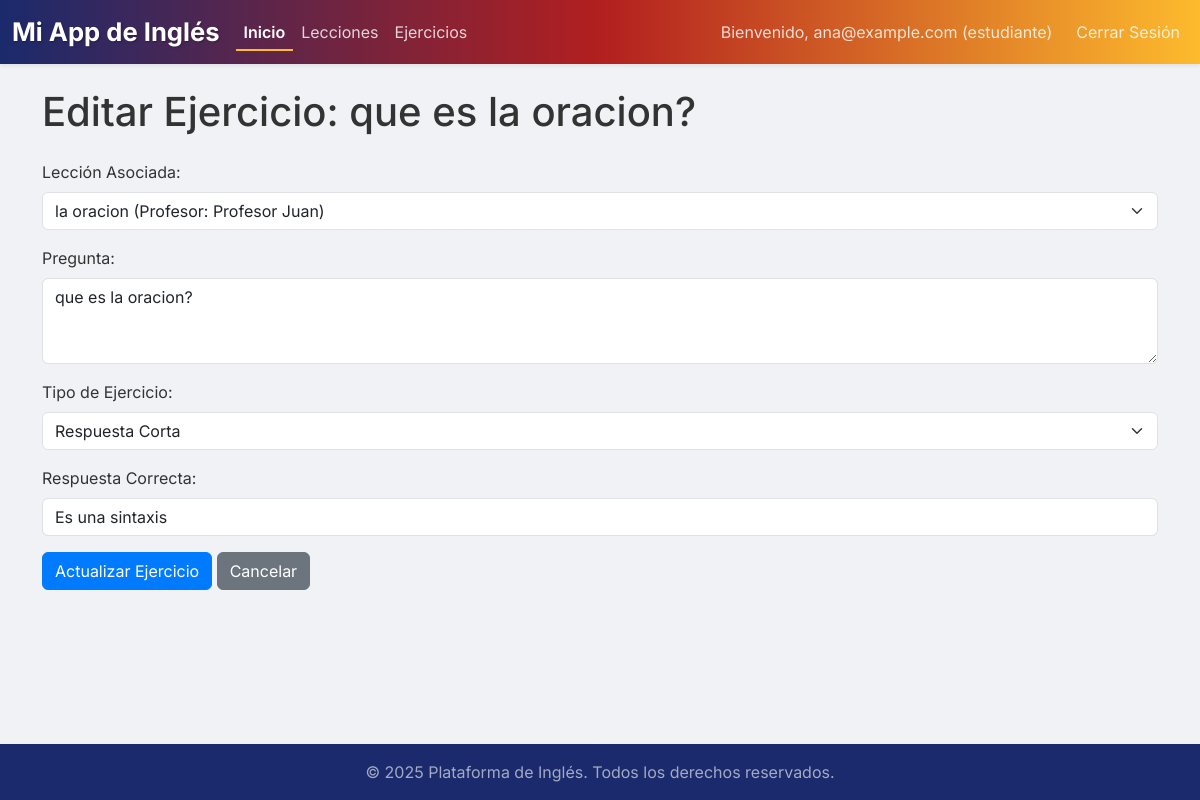
/editar_ejercicio_web/1 (signed in), run on the app's committed database.
### app.py (models this page shows, shortened)
class BaseModel(db.Model):
    __abstract__ = True # Indica que esta clase es abstracta y no se mapeará a una tabla
    @classmethod
    def get_all(cls):
        return cls.query.all()

class Ejercicio(BaseModel):
    __tablename__ = 'ejercicios'
    id_ejercicio = db.Column(db.Integer, primary_key=True)
    id_leccion = db.Column(db.Integer, db.ForeignKey('lecciones.id_leccion', ondelete='CASCADE'), nullable=False)
    pregunta = db.Column(db.Text, nullable=False)
    tipo = db.Column(db.String(50), nullable=False) # Ej: 'multiple_choice', 'fill_in_the_blank', 'short_answer'
    opciones = db.Column(db.Text, nullable=True) # Para opciones, separadas por coma si es multiple_choice
    respuesta = db.Column(db.Text, nullable=False)

class Leccion(BaseModel):
    __tablename__ = 'lecciones'
    id_leccion = db.Column(db.Integer, primary_key=True)
    id_profesor = db.Column(db.Integer, db.ForeignKey('profesores.id_profesor', ondelete='CASCADE'), nullable=False)
    titulo = db.Column(db.String(200), nullable=False)
    contenido = db.Column(db.Text, nullable=False)
    video = db.Column(db.String(255), nullable=True) # URL de video
    id_nivel = db.Column(db.Integer, db.ForeignKey('niveles.id_nivel', ondelete='SET NULL'), nullable=True)
    ejercicios = db.relationship('Ejercicio', backref='leccion', lazy=True, cascade="all, delete-orphan")

### app.py (the view, shortened to what this page needs)
@app.route('/editar_ejercicio_web/<int:id_ejercicio>', methods=['GET', 'POST'])
@login_required
def editar_ejercicio_web(id_ejercicio):
    ejercicio = Ejercicio.query.get_or_404(id_ejercicio)
    lecciones_disponibles = Leccion.get_all()
    return render_template('editar_ejercicio.html', ejercicio=ejercicio, lecciones_disponibles=lecciones_disponibles)

### app.py (called while the page is built)
def login_required(f):
    @wraps(f)
    def decorated_function(*args, **kwargs):
        if 'user_id' not in session:
            flash('Necesitas iniciar sesión para acceder a esta página.', 'warning')
            return redirect(url_for('login'))
        return f(*args, **kwargs)
    return decorated_function

### templates/editar_ejercicio.html (shortened to what this page needs)
{% extends "base.html" %}
{% block content %}
    <h1 class="mb-4">Editar Ejercicio: {{ ejercicio.pregunta }}</h1>
    <form method="POST" action="{{ url_for('editar_ejercicio_web', id_ejercicio=ejercicio.id_ejercicio) }}">
        <div class="mb-3">
            <label for="id_leccion" class="form-label">Lección Asociada:</label>
            <select class="form-select" id="id_leccion" name="id_leccion" required>
                {% for leccion in lecciones_disponibles %}
                    <option value="{{ leccion.id_leccion }}" {% if leccion.id_leccion == ejercicio.id_leccion %}selected{% endif %}>
                        {{ leccion.titulo }} (Profesor: {{ leccion.profesor.usuario.nombre if leccion.profesor and leccion.profesor.usuario else 'N/A' }})
                    </option>
                {% endfor %}
            </select>
        </div>
        <div class="mb-3">
            <label for="pregunta" class="form-label">Pregunta:</label>
            <textarea class="form-control" id="pregunta" name="pregunta" rows="3" required>{{ ejercicio.pregunta }}</textarea>
        </div>
        <div class="mb-3">
            <label for="tipo" class="form-label">Tipo de Ejercicio:</label>
            <select class="form-select" id="tipo" name="tipo" required>
                <option value="short_answer" {% if ejercicio.tipo == 'short_answer' %}selected{% endif %}>Respuesta Corta</option>
            </select>
        </div>
        <div class="mb-3">
            <label for="respuesta" class="form-label">Respuesta Correcta:</label>
            <input type="text" class="form-control" id="respuesta" name="respuesta" value="{{ ejercicio.respuesta }}" required>
        </div>
        <button type="submit" class="btn btn-primary">Actualizar Ejercicio</button>
        <a href="{{ url_for('ejercicios_web') }}" class="btn btn-secondary">Cancelar</a>
    </form>
{% endblock %}

### static/css/style.css (style rules this page uses)
body { font-family: 'Inter', sans-serif; background-color: #f0f2f5; color: #333; min-height: 100vh; display: flex; flex-direction: column; }
.btn-primary { background-color: #007bff; border-color: #007bff; transition: background-color 0.3s ease, transform 0.2s ease; }
.btn-secondary { background-color: #6c757d; border-color: #6c757d; }

### data on the page
Ejercicio: pregunta "que es la oracion?", id_leccion "la oracion (Profesor: Profesor Juan)", tipo "Respuesta Corta", respuesta "Es una sintaxis"

### other printed values
{{ session.get('user_email') }} "ana@example.com"
{{ session.get('user_rol') }} "estudiante"
